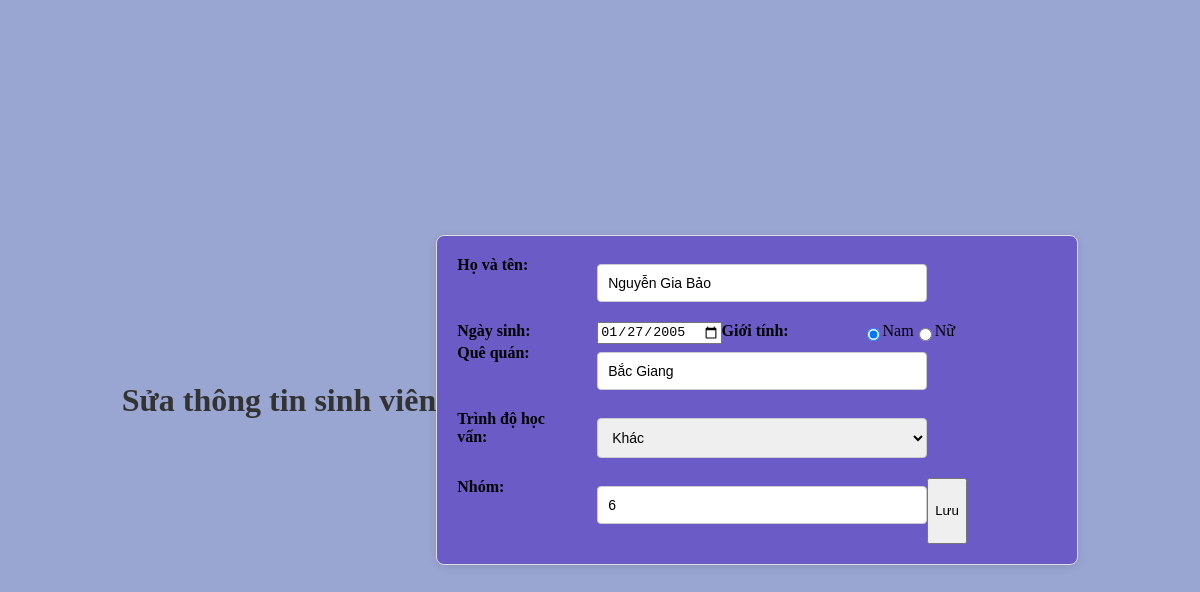
The app's page /chinhsua.php?id=3 with its own data.
### tables this page shows
CREATE TABLE `table_students` (
  `id` int(50) NOT NULL,
  `fullname` varchar(250) NOT NULL,
  `dob` date NOT NULL,
  `gender` int(10) NOT NULL,
  `hometown` varchar(250) NOT NULL,
  `level` int(10) NOT NULL,
  `group_id` int(10) NOT NULL
);

### chinhsua.php (the view, shortened to what this page needs)
<?php
include 'connect.php';
$id = $_GET['id'];
$sql = "SELECT * FROM table_students WHERE id = $id";
$result = $conn->query($sql);
if ($result->num_rows > 0) {
    $student = $result->fetch_assoc();
} else {
    echo "Không tìm thấy sinh viên!";
    exit;
}
?>
<!DOCTYPE html>
<html>
<head>
   <link rel="stylesheet" href="chinhsua.css">
</head>
<body>
    <h1>Sửa thông tin sinh viên</h1>
    <form method="POST">
        <label>Họ và tên:</label>
        <input type="text" name="fullname" value="<?= $student['fullname'] ?>" required><br>
        <label>Ngày sinh:</label>
        <input type="date" name="dob" value="<?= date('Y-m-d', strtotime($student['dob'])) ?>" required><br>
        <label>Giới tính:</label>
        <input type="radio" name="gender" value="1" <?= $student['gender'] == 1 ? 'checked' : '' ?>> Nam
        <input type="radio" name="gender" value="0" <?= $student['gender'] == 0 ? 'checked' : '' ?>> Nữ<br>
        <label>Quê quán:</label>
        <input type="text" name="hometown" value="<?= $student['hometown'] ?>" required><br>
        <label>Trình độ học vấn:</label>
        <select name="level" required>
            <option value="3" <?= $student['level'] == 3 ? 'selected' : '' ?>>Khác</option>
        </select><br>
        <label>Nhóm:</label>
        <input type="number" name="group_id" value="<?= $student['group_id'] ?>" required><br>
        <button type="submit">Lưu</button>
    </form>
</body>
</html>

### chinhsua.css (style rules this page uses)
body { font-family:Georgia, 'Times New Roman', Times, serif; margin: 0; padding: 0; background-color: rgb(154, 166, 210); display: flex; justify-content: center; align-items: center; height: 100vh; }
form { background-color: #6b5bc6; border: 1px solid #ddd; padding: 20px; border-radius: 8px; width: 600px; box-shadow: 0 2px 10px rgba(0, 0, 0, 0.1); display: flex; flex-wrap: wrap; }
h1 { text-align:center; color: #333; margin-bottom: 20px; }
label { width: 20%; margin-right: 20px; font-weight: bold; }
input[type="text"], input[type="datetime-local"], input[type="number"], select { width: 55%; padding: 10px; margin: 8px 0 20px 0; border: 1px solid #ccc; border-radius: 4px; font-size: 14px; box-sizing: border-box; }

### records on screen
table_students: fullname "Nguyễn Gia Bảo", dob "01/27/2005", gender "☑", hometown "Bắc Giang", level "Khác", group_id "6"
